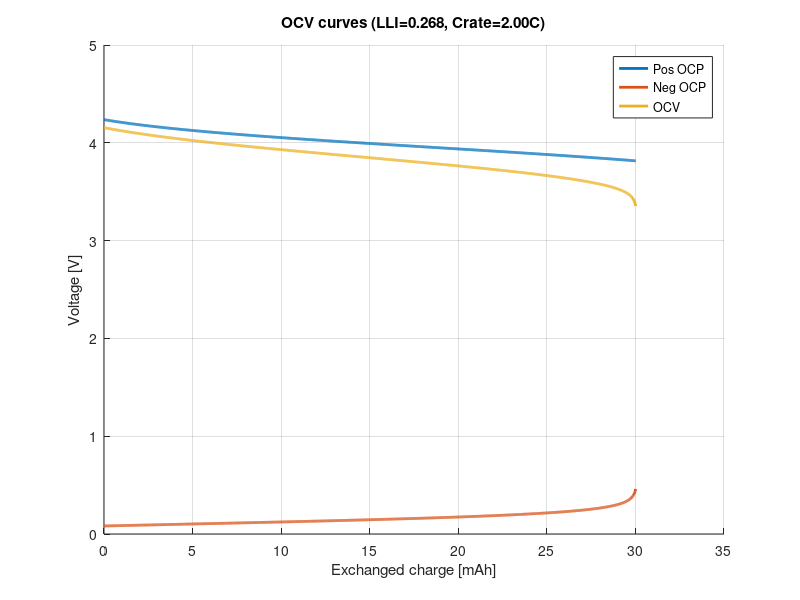
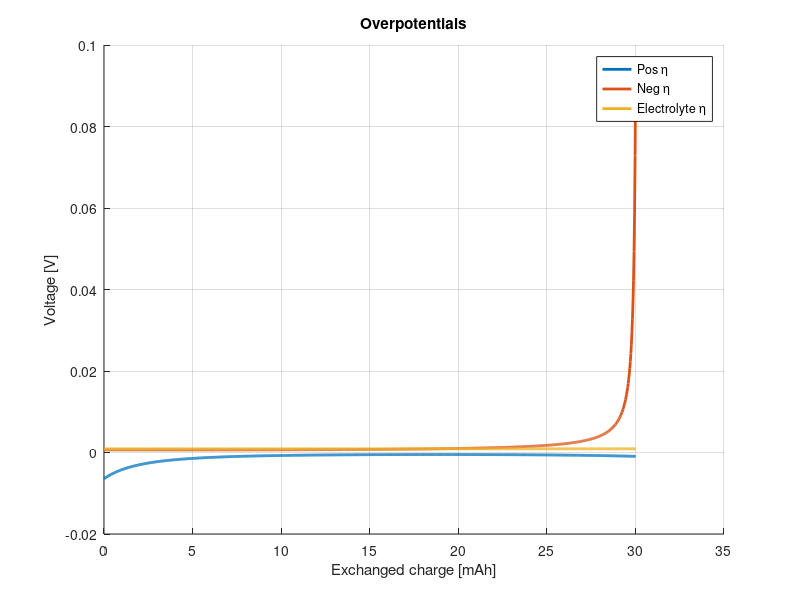
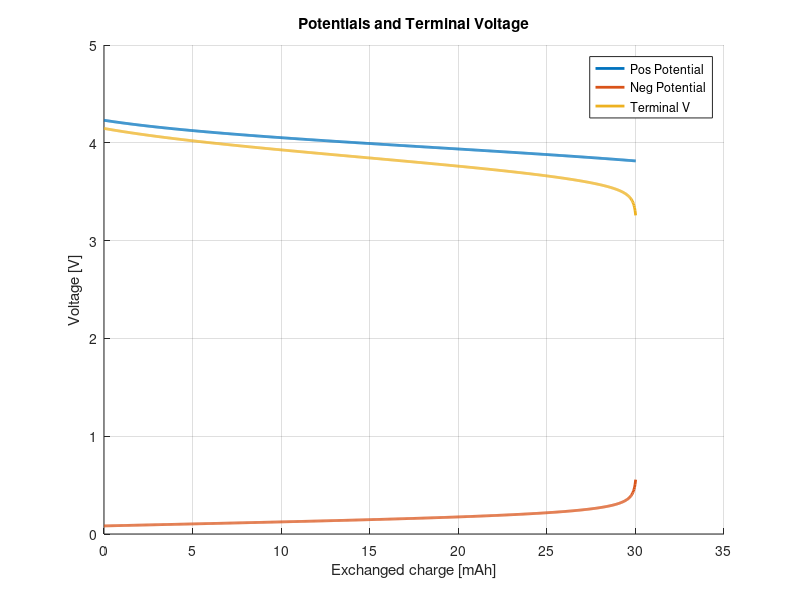
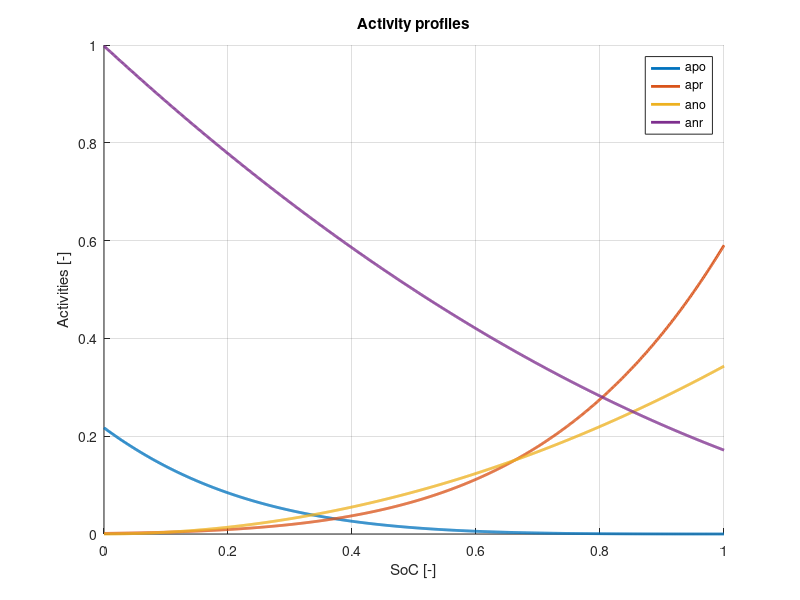

These charts were generated, in order, by the following MATLAB code:
% Li-ion lumped model
% Runs open-circuit and simple kinetic+ohmic model vs SoC

% change xnomin/max and xprmin/max to match pristine cell data
% adjust LLI value to match degraded cell data 

clearvars
close all
clc

%% ----------------- USER / PHYSICAL CONSTANTS -----------------
T    = 303;              % K
R    = 8.314;            % J/(mol K)
F    = 96485;            % C/mol
alfa = 0.5;              % charge transfer symmetry factor (dimensionless)
b    = R*T/F/alfa;       % prefactor in overpotential expression (V)

%% ----------------- DEGRADATION / CAPACITY -----------------
LLI    = 0.268;           % Loss of lithium inventory (fraction), 0..1
C_n    = 41 / 1000 * (1 - LLI);% Nominal battery capacity [Ah] (affected by LLI)

%% ----------------- NEGATIVE ELECTRODE PARAMETERS --------------
xnomin = 1e-3;           % stoichiometry lower bound (neg)
xnomax = 0.8;            % stoichiometry upper bound (neg)
nn     = 2;              % exponent to map stoichiometry->activity
Fkn    = 10;             % scale for j0 (A) - empirical parameter
E0n    = 0.1;            % reference potential negative electrode [V]

%% ----------------- POSITIVE ELECTRODE PARAMETERS --------------
xprmin = 0.03;           % positive electrode reference stoich min
xprmax = 0.9;
xpomin = 1 - xprmax;     % mapping used by original code
xpomax = 1 - xprmin;
np     = 5;              % exponent to map stoichiometry->activity
Fkp    = 100;            % scale for j0 (A) - empirical parameter
E0p    = 3.95;           % reference potential positive electrode [V]

%% ----------------- ELECTROLYTE / OHMICS ----------------------
Re     = 15e-3;          % electrolyte/pack resistance [Ohm]
% You may increase Re with LLI to mimic SEI growth increasing internal resistance:
% Re = Re*(1 + k * LLI) where k is chosen empirically.

%% ----------------- SIMULATION GRID / CURRENT ------------------
SoC    = 0:0.001:1;       % state-of-charge vector (0..1)
npts   = numel(SoC);

% Discharge/charge choice
DC     = 1;              % = 1 discharge, = -1 charge
Crate  = 2;              % C-rate [1/h] (2C means discharge in 0.5 h)

% Current magnitude (A).
% NOTE: C_n is [Ah], Crate is [1/h] -> C_n*Crate is [A].
j      = DC * C_n * Crate;   % signed current (A). positive => discharge here.

%% ----------------- ACTIVITIES (simple power-law mapping) ------------
% Activities computed from stoichiometry; powers nn/np used to mimic
% concentration dependence (simple phenomenological model).
ano = ((xnomax - xnomin) * (1 - LLI) .* SoC + xnomin) .^ nn;       % Li in negative (active)
anr = (1 - xnomin - (xnomax - xnomin) * (1 - LLI) .* SoC) .^ nn;   % vacant in neg
apo = ((xpomax - xpomin) * (1 - SoC) * (1 - LLI) + xpomin) .^ np;  % Li in positive
apr = (1 - xpomin - (xpomax - xpomin) * (1 - SoC) * (1 - LLI)) .^ np;% vacant in pos

% Numerical safety: avoid log(0) or extremely small values
tiny = 1e-12;
ano = max(ano, tiny);
anr = max(anr, tiny);
apo = max(apo, tiny);
apr = max(apr, tiny);

%% ----------------- OCV calculation (simple Nernst-like) ------------
Ep = E0p + (R*T/F) * log(apr ./ apo);   % positive electrode potential vs Li/Li+
En = E0n + (R*T/F) * log(anr ./ ano);   % negative electrode potential vs Li/Li+
OCV = Ep - En;                          % open circuit cell voltage

%% ----------------- Kinetics: exchange-like currents j0 (A) ----------
% j0 ~ Fk * a_ox^(1-alfa) * a_red^alfa  (very simplified)
jp = Fkp * apo.^(1 - alfa) .* apr.^alfa;  % pos electrode effective j0 (A)
jn = Fkn * ano.^(1 - alfa) .* anr.^alfa;  % neg electrode effective j0 (A)

% Avoid jp/jn being zero
jp = max(jp, tiny);
jn = max(jn, tiny);

%% ----------------- OVERPOTENTIALS --------------------------------
% Use signed current in asinh so that charge/discharge flip sign correctly.
% Butler-Volmer small/large current approx: eta = ± b * asinh(j/(2*j0))
etap = - b * asinh( j ./ (2 * jp) );   % positive electrode overpotential
etan =   b * asinh( j ./ (2 * jn) );   % negative electrode overpotential

% Ohmic drop (electrolyte + internal resistance), sign follows current.
etae = Re * j * ones(size(SoC));

% Terminal voltage (accounting for electrode overpotentials and ohmic drop)
V_terminal = (Ep + etap) - (En + etan) - etae;

%% ----------------- DIAGNOSTICS: check for NaNs/Inf ----------------
if any(~isfinite([Ep, En, OCV, etap, etan, etae, V_terminal]))
    warning('Some computed values are non-finite. Check stoichiometry / activity ranges and tiny clamping.');
end

%% ----------------- PLOTS ------------------------------------------
mAh_exchanged = (1 - SoC) * C_n * 1000; % mAh on x-axis (like original)

figure('Name', 'Open-circuit condition'); hold on
plot(mAh_exchanged, Ep,  'LineWidth', 2);
plot(mAh_exchanged, En,  'LineWidth', 2);
plot(mAh_exchanged, OCV, 'LineWidth', 2);
legend('Pos OCP','Neg OCP','OCV','Location','Best');
grid on
xlabel('Exchanged charge [mAh]');
ylabel('Voltage [V]');
title(sprintf('OCV curves (LLI=%.3f, Crate=%.2fC)', LLI, Crate))

figure('Name', 'Overpotentials'); hold on
plot(mAh_exchanged, etap, 'LineWidth', 2);
plot(mAh_exchanged, etan, 'LineWidth', 2);
plot(mAh_exchanged, etae, 'LineWidth', 2);
legend('Pos \eta','Neg \eta','Electrolyte \eta','Location','Best');
grid on
xlabel('Exchanged charge [mAh]');
ylabel('Voltage [V]');
title('Overpotentials')

figure('Name', 'Battery operation'); hold on
plot(mAh_exchanged, Ep + etap, 'LineWidth', 2);
plot(mAh_exchanged, En + etan, 'LineWidth', 2);
plot(mAh_exchanged, V_terminal, 'LineWidth', 2);
legend('Pos Potential','Neg Potential','Terminal V','Location','Best');
grid on
xlabel('Exchanged charge [mAh]');
ylabel('Voltage [V]');
title('Potentials and Terminal Voltage')

figure('Name', 'Activities'); hold on
plot(SoC, apo, 'LineWidth', 2);
plot(SoC, apr, 'LineWidth', 2);
plot(SoC, ano, 'LineWidth', 2);
plot(SoC, anr, 'LineWidth', 2);
legend('apo','apr','ano','anr','Location','Best');
grid on
xlabel('SoC [-]');
ylabel('Activities [-]');
title('Activity profiles')

%% ----------------- PRINT SUMMARY ---------------------------------
fprintf('Summary:\n');
fprintf(' C_n = %.3f Ah, Crate = %.2fC -> |I| = %.3f A (signed I = %.3f A)\n', C_n, Crate, abs(C_n*Crate), j);
fprintf(' Min terminal V = %.3f V, Max terminal V = %.3f V\n', min(V_terminal), max(V_terminal));
